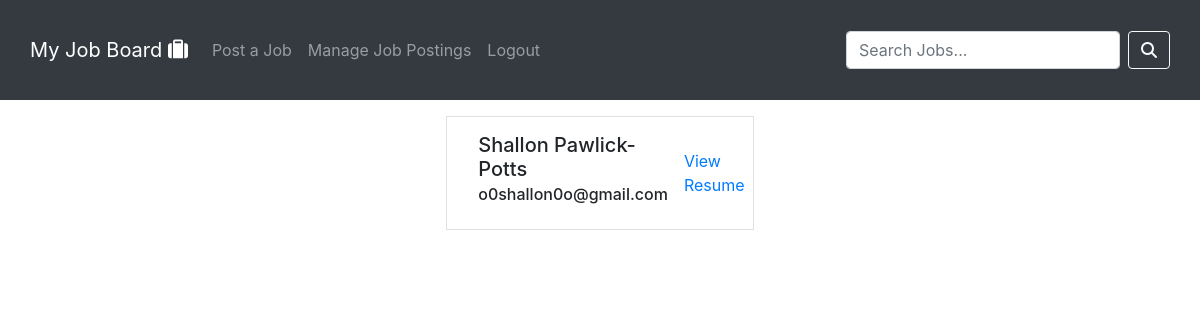
The page /view_applicants/4 (signed in) on the database its author committed.
### jobportal/models.py (models this page shows, shortened)
class Application(models.Model):
    job_listing = models.ForeignKey(JobListing, on_delete=models.CASCADE, related_name='applications')
    applicant = models.ForeignKey(User, on_delete=models.SET_NULL, related_name='applications', blank=True, null=True)
    application_date = models.DateTimeField(auto_now_add=True)
    cover_letter = models.FileField(upload_to='pdfs/cover_letters', default='txt.pdf', blank=True, null=True)
    resume = models.FileField(upload_to='pdfs/resumes', default='txt.pdf')
    first_name = models.CharField(max_length=64, unique=False)
    middle_name = models.CharField(max_length=64, unique=False, blank=True, null=True)
    last_name = models.CharField(max_length=64, unique=False)
    email = models.EmailField(unique=False)
    def get_resume_url(self):
        return self.resume.url

### jobportal/views.py (the view)
# urls.py: path("view_applicants/<int:listing_id>", views.view_applicants, name="view_applicants"),
@login_required
def view_applicants(request, listing_id):
    listing = JobListing.objects.get(pk=listing_id)
    applications = Application.objects.filter(job_listing=listing).order_by('-application_date')
    return render(request, "jobportal/view_applicants.html", {
        'applications' : applications
    })

### jobportal/templates/jobportal/view_applicants.html (shortened to what this page needs)
{% extends "jobportal/layout.html" %}
{% load static %}
{% block body %}
    {% if applications %}
        {% for applicant in applications %}
            <div class="row">
                <div class="col-sm-3 col-md-3 col-lg-3 col-xl-3 mx-auto border mt-3">
                    <div class="d-flex justify-content-between mt-3 mb-3" >
                        <div class="d-flex align-items-center">
                            <h1 class="h5 mr-3 ml-3">
                                {{ applicant.first_name }} {{ applicant.last_name }}<br>
                                <span class="h6">{{ applicant.email }}</span><br>
                            </h1>
                        </div>
                        <div class="d-flex align-items-center mr-3">
                            <a href="{{ applicant.get_resume_url }}" target="_blank">View Resume</a>
                        </div>
                    </div>
                </div>
            </div>
        {% endfor %}
    {% endif %}
{% endblock %}

### rows shown on the page
Application: first_name "Shallon", last_name "Pawlick-Potts", email "o0shallon0o@gmail.com"
